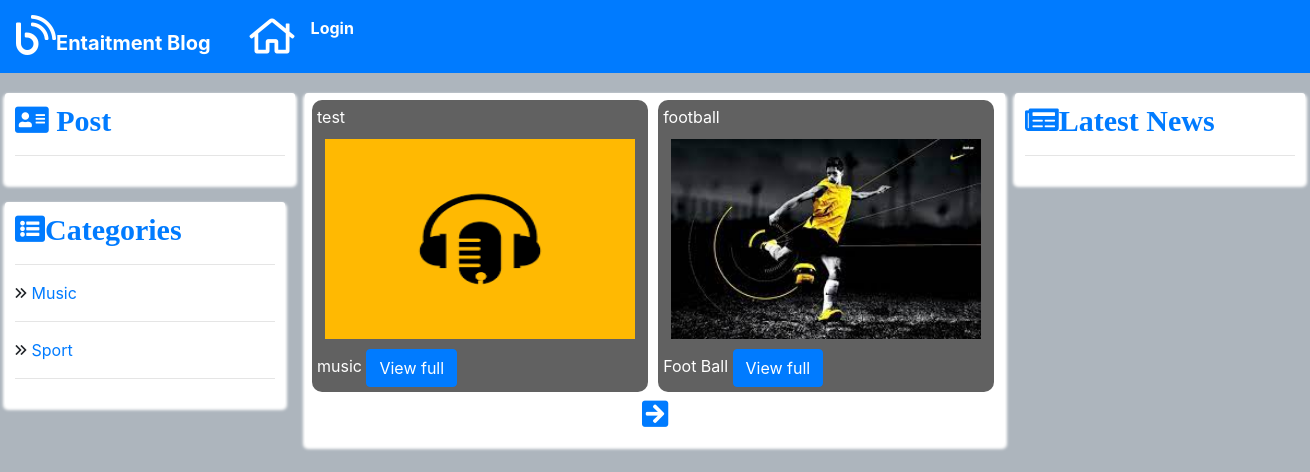
/index.php/post/all_post, run on the app's committed database.
### tables this page shows
CREATE TABLE `categories` (
  `id` int(10) UNSIGNED NOT NULL,
  `name` varchar(100) NOT NULL
);

CREATE TABLE `posts` (
  `id` int(10) UNSIGNED NOT NULL,
  `cat_id` int(10) UNSIGNED DEFAULT NULL,
  `sub_cat_id` int(10) UNSIGNED DEFAULT NULL,
  `author_id` int(10) UNSIGNED DEFAULT NULL,
  `title` varchar(100) NOT NULL,
  `image` varchar(100) DEFAULT NULL,
  `content` varchar(1000) NOT NULL,
  `status` text NOT NULL
);

### application/controllers/Post.php (called while the page is built, shortened)
<?php
class Post extends CI_Controller{
    public function all_post($cat = 0, $subCat = 0){
        if($this->input->get('page')){
            $page = (int)$this->input->get('page');
        }else{
            $page = 0;
        }
        $data['result'] = $this->post_model->get_post_by_page($cat, $subCat, $page);
        $data['page_body'] = "view_aLl_post";
        $data['next_page'] = $page + 1;
        $this->load->view('page/home/index.php', $data);
    }
}

### index.php (called while the page is built, shortened)
<?php
require_once BASEPATH.'core/CodeIgniter.php';

### application/models/Categories_model.php (called while the page is built, shortened)
<?php
class Categories_model extends CI_Model{
    public function get_main_categories(){
        $results = $this->db->get('categories');
        return $results->result();
    }
}

### application/models/Post_model.php (called while the page is built, shortened)
<?php
class Post_model extends CI_Model{
    public function get_post_by_page($cat, $subCat, $page){
        $this->db->where('posts.status','C');
        $results = $this->db->get('posts', 8, (int)$page * 8);
        return $results->result();
    }
}

### application/views/partials/home/body/view_all_post.php (the view)
<div class="page-1100">
    <div class="view-all-post-1100">
        <?php foreach ($result as $row){ ?>
            <div class="post-box-1100">
                <div class="post-title-1100">
                    <p><?php echo $row->title; ?></p>
                </div>
                <div class="post-image-1100">
                    <img src="<?php echo $row->image; ?>" alt="" width="100%" height="200px">
                </div>
                <div class="post-content-1100">
                    <p>
                        <?php echo substr($row->content, 0, 50); ?> <a
                                href="<?php echo base_url();?>index.php/post/view/<?php echo $row->id; ?>" class="btn btn-primary">View full
                        </a>
                    </p>
                </div>
            </div>
        <?php } ?>
    </div>
    <?php if(count($result) > 0){ ?>
        <div class="post-next-1100"><a href="?page=<?php echo $next_page; ?>"><i class="fas fa-arrow-square-right"></i></a></div>
    <?php } ?>
</div>

### application/views/partials/home/common/categoriesbar.php
<div class="categories">
    <h3 class="categories-header text-primary"><i class="fa fa-list-alt" aria-hidden="true"></i><b>Categories</b></h3>
    <hr>
    <div class="main-category-list">
        <?php $main_categories = $this->categories_model->get_main_categories(); ?>
        <?php foreach ($main_categories as $cat_row){ ?>
            <div class="main-category-list-item">
                <p>
                    <i class="far fa-angle-double-right"></i>
                     <a href="<?php echo base_url() ?>index.php/post/all_post/<?php echo $cat_row->id; ?>">
                        <?php echo $cat_row->name; ?>
                    </a>
                </p>
                <hr>
            </div>
        <?php } ?>
    </div>
</div>

### assets_old/css/main.css (style rules this page uses)
* { padding: 0; margin: 0; box-sizing: border-box; }
body { background: #adb5bd; }
.container-costom p { margin: 0; padding: 0; }
.categories { background: #fff; box-shadow: 0 3px 3px 2px #fff; border-radius: 3px; padding: 10px; margin-bottom: 20px; }
.categories-header { font-family: 'Cormorant Garamond', serif; font-size: 30px; font-weight: bold; }
.page-1100 { background: #fff; box-shadow: 0 3px 3px 2px #fff; border-radius: 3px; padding: 1%; margin-bottom: 20px; color: white; }
.view-all-post-1100 { display: grid; grid-gap: 10px; grid-template-columns: 49% 49%; margin: 0 auto 0 auto; }
.post-box-1100 { padding: 5px; border-radius: 10px; background: #616161; }
.post-title-1100 { margin-bottom: 10px; }
.post-image-1100 { width: 95%; margin: 0 auto; margin-bottom: 10px; }
.post-next-1100 { width: max-content; margin: 0 auto; color: black; font-size: 30px; }

### data on the page
categories: name "Music"
categories: name "Sport"
posts: title "test", image (picture), content "music"
posts: title "football", image (picture), content "Foot Ball"
